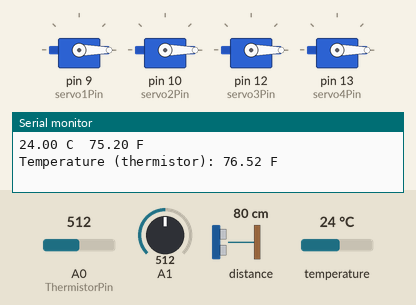
Recording of a sketch running on a simulated Arduino Uno, built with avr-gcc and run on an emulated ATmega328P. Shown: 4 × servo, the last lines printed to the serial monitor. The test bench sets the inputs (shaded band); at power-on: A0 (ThermistorPin) = 512, distance to the obstacle 80 cm, A1 = 512, temperature 24 °C.

Above: at 1.5 s.
1.6 s: A0 (ThermistorPin) set to 191
4.2 s: A0 (ThermistorPin) set to 158
At 7.1 s:
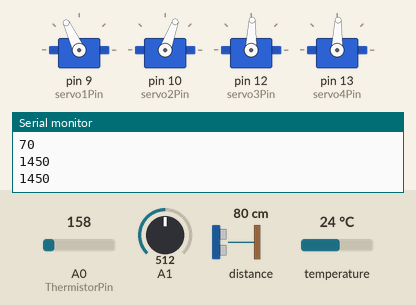
7.4 s: A0 (ThermistorPin) set to 306
At 8.8 s:
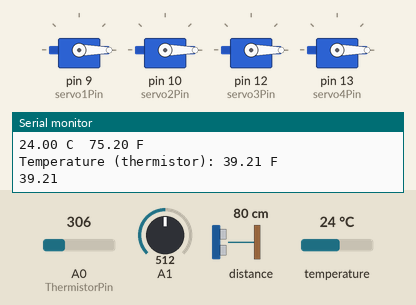
9.2 s: A0 (ThermistorPin) set to 30
At 11.3 s:
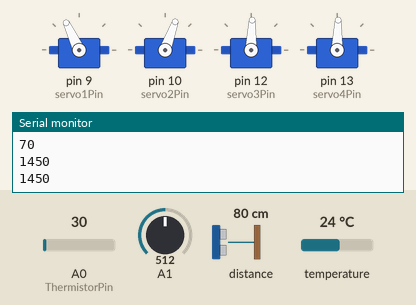
12.4 s: distance to the obstacle set to 2 cm
At 13.3 s:
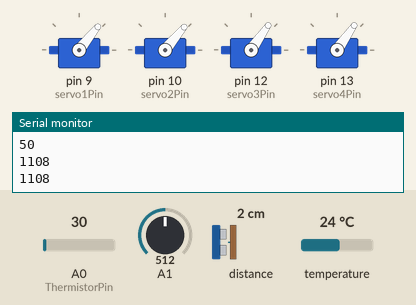
14.4 s: distance to the obstacle set to 18 cm
At 15.3 s:
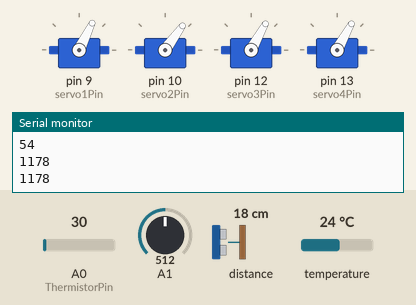
Timing chart, 0 to 17.4 s (numbered marks = the images above; inputs shaded):
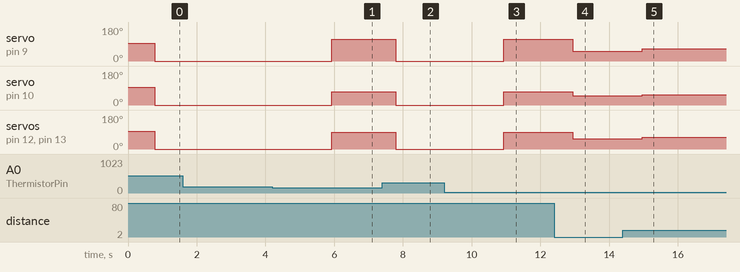

The sketch:

DA_BUSSSS.ino
```cpp
#include <OneWire.h>
#include <DallasTemperature.h>
#include <Wire.h>
#include "VL53L1X.h"
#include <Servo.h>

#define ONE_WIRE_BUS 8 //external temperature sensor pin

byte servo1Pin = 9; // signal pins for the motors.
byte servo2Pin = 10;
byte servo3Pin = 12;
byte servo4Pin = 13;

Servo servo1; Servo servo2; Servo servo3; Servo servo4;

OneWire oneWire(ONE_WIRE_BUS);

DallasTemperature sensors(&oneWire);

//variables for values returned by external temperature sensor
float Celsius = 0;
float Fahrenheit = 0;

//declare a distance sensor
VL53L1X Distance_sensor;


//variables for pressure sensor
  const float offset = 0.483 ;
  float v , p ;

int ThermistorPin = 0;
int Vo;
float R1 = 10000;
float logR2, R2, T;
float c1 = 1.009249522e-03, c2 = 2.378405444e-04, c3 = 2.019202697e-07;

void setup() {

  sensors.begin();


  Wire.begin();
  Wire.setClock(400000); // use 400 kHz I2C

  Serial.begin(9600);

  Serial.println("VL53L1X Distance Sensor tests in medium distance mode(up to 3m).");
  Distance_sensor.setTimeout(500);
Distance_sensor.setTimeout(500);
  if (!Distance_sensor.init())
  {
    Serial.println("Failed to detect and initialize sensor!");
    while (1);
  }

    Distance_sensor.setDistanceMode(VL53L1X::Medium);
  Distance_sensor.setMeasurementTimingBudget(50000);


  Distance_sensor.startContinuous(50);

  servo1.attach(servo1Pin);
servo1.writeMicroseconds(1500);

servo2.attach(servo2Pin);
servo2.writeMicroseconds(1500);

 servo3.attach(servo3Pin);
servo3.writeMicroseconds(1500);

servo4.attach(servo4Pin);
servo4.writeMicroseconds(1500);
}

void loop() {
  sensors.requestTemperatures();

  Celsius = sensors.getTempCByIndex(0);
  Fahrenheit = sensors.toFahrenheit(Celsius);

  Serial.print(Celsius);
  Serial.print(" C  ");
  Serial.print(Fahrenheit);
  Serial.println(" F");

   Vo = analogRead(ThermistorPin);
  R2 = R1 * (1023.0 / (float)Vo - 1.0);
  logR2 = log(R2);
  T = (1.0 / (c1 + c2*logR2 + c3*logR2*logR2*logR2));
  T = T - 273.15;
  T = (T * 9.0)/ 5.0 + 32.0;

  Serial.print("Temperature (thermistor): ");
  Serial.print(T);
  Serial.println(" F");


  while(T > 10.5)
  {
    servo1.write(0);
    servo2.write(0);
    servo3.write(0);
    servo4.write(0);
     Vo = analogRead(ThermistorPin);
  R2 = R1 * (1023.0 / (float)Vo - 1.0);
  logR2 = log(R2);
  T = (1.0 / (c1 + c2*logR2 + c3*logR2*logR2*logR2));
  T = T - 273.15;
  T = (T * 9.0)/ 5.0 + 32.0;
    delay(1000);
    Serial.println(T);

  }


    v = analogRead(1) *  5.00 /  1024 ;
    p = (v - offset ) * 400 ;

  //weird stuff Malia wrote for pressure sensor
    Serial.print('a');
    Serial.print(analogRead(1));
    Serial.print('b');
    Serial.print(v);
    Serial.print('c');
    Serial.println(p);

int potVal1 = Distance_sensor.read(); // read input from distance sensor and assign it to a variable that will control the speed of the motors
int potVal2 = Distance_sensor.read();
int potVal3 = Distance_sensor.read();
int potVal4 = Distance_sensor.read();


Serial.print("Distance(mm): ");
  Serial.println(potVal1);
  Serial.println(potVal2);
  Serial.println("///////////////");
  int pwmVal2 = map(potVal2,0, 1600, 50, 90); //map the value recieved from distance sensor to the working range of the motors.
  int pwmVal1 = map(potVal1,0, 1600, 50, 180);
  int pwmVal3 = map(potVal2,0, 1600, 1100, 1800);
  int pwmVal4 = map(potVal1,0, 1600, 1100, 1800);

Serial.println(pwmVal1);
Serial.println(pwmVal2);
Serial.println(pwmVal3);
Serial.println(pwmVal4);

servo1.write(pwmVal1);  //assign the mapped value to the motors
servo2.write(pwmVal2);
servo3.write(pwmVal3);
servo4.write(pwmVal4);


  Serial.println();


  delay(100);
}
```

Measured:
- the behaviour switches between 176 and 175 on A0 (ThermistorPin) (found by bisection; images 0 and 1)
- after the input at 4.2 s, servo on pin 9 (servo1Pin): 0° → 115° after 1.7 s; servo on pin 10 (servo2Pin): 0° → 70° after 1.7 s; servo on pin 12 (servo3Pin), servo on pin 13 (servo4Pin): 0° → 88° after 1.7 s
- after the input at 7.4 s, servo on pin 9 (servo1Pin): 115° → 0° after 0.39 s; servo on pin 10 (servo2Pin): 70° → 0° after 0.39 s; servo on pin 12 (servo3Pin), servo on pin 13 (servo4Pin): 88° → 0° after 0.39 s
- after the input at 9.2 s, servo on pin 9 (servo1Pin): 0° → 115° after 1.7 s; servo on pin 10 (servo2Pin): 0° → 70° after 1.7 s; servo on pin 12 (servo3Pin), servo on pin 13 (servo4Pin): 0° → 88° after 1.7 s
- after the input at 12.4 s, servo on pin 9 (servo1Pin): 115° → 51° after 0.55 s; servo on pin 10 (servo2Pin): 70° → 50° after 0.55 s; servo on pin 12 (servo3Pin), servo on pin 13 (servo4Pin): 88° → 55° after 0.55 s
- after the input at 14.4 s, servo on pin 9 (servo1Pin): 51° → 64° after 0.56 s; servo on pin 10 (servo2Pin): 50° → 54° after 0.56 s; servo on pin 12 (servo3Pin), servo on pin 13 (servo4Pin): 55° → 61° after 0.56 s
